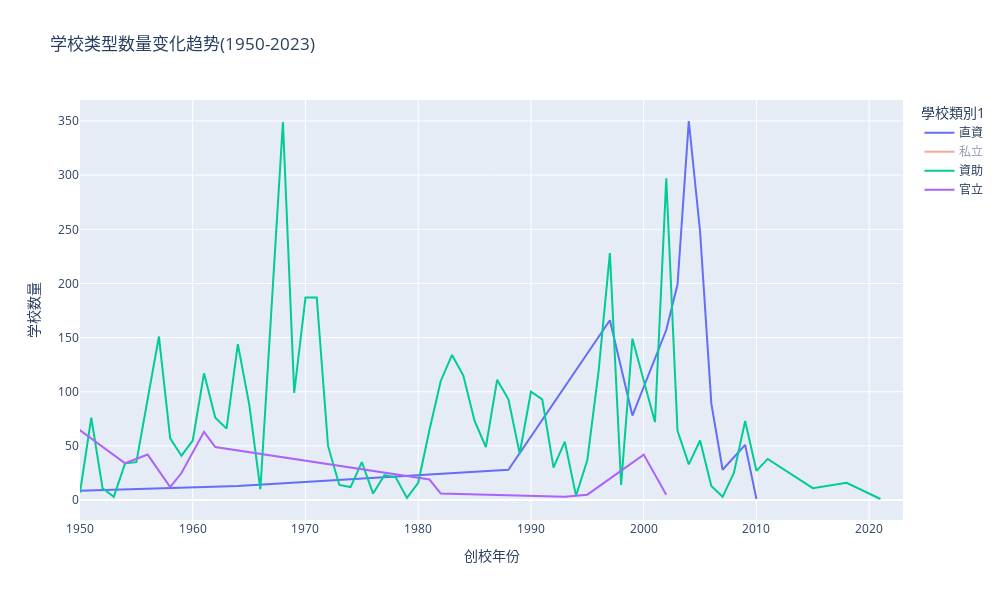

The notebook cell this image was saved under:
### Code cell
import pandas as pd
import plotly.express as px
import numpy as np

# 绘制图表
fig = px.line(data.groupby(['創校年份', '學校類別1']).size().reset_index(name='count'),
              x='創校年份',
              y='count',
              color='學校類別1',
              title='学校类型数量变化趋势(1950-2023)')

# 修改x轴范围到2023年
fig.update_layout(
    xaxis_range=['1950', '2023'],  # 设置x轴范围
    xaxis_title="创校年份",
    yaxis_title="学校数量",
)

# 如果需要调整图表大小
fig.update_layout(
    width=1000,  # 设置图表宽度
    height=600   # 设置图表高度
)

fig.show()

### Figure 1 — Plotly figure (JSON) as saved in the notebook; plotly's stock layout.template omitted (floating-point values rounded to 4 significant figures)
{"data": [{"hovertemplate": "學校類別1=直資<br>創校年份=%{x}<br>count=%{y}<extra></extra>", "legendgroup": "直資", "line": {"color": "#636efa", "dash": "solid"}, "marker": {"symbol": "circle"}, "mode": "lines", "name": "直資", "orientation": "v", "showlegend": true, "type": "scatter", "x": [1851, 1915, 1945, 1964, 1988, 1997, 1999, 2002, 2003, 2004, 2005, 2006, 2007, 2009, 2010], "xaxis": "x", "y": [142, 106, 7, 13, 28, 166, 78, 157, 199, 350, 248, 89, 28, 51, 1], "yaxis": "y"}, {"hovertemplate": "學校類別1=私立<br>創校年份=%{x}<br>count=%{y}<extra></extra>", "legendgroup": "私立", "line": {"color": "#EF553B", "dash": "solid"}, "marker": {"symbol": "circle"}, "mode": "lines", "name": "私立", "orientation": "v", "showlegend": true, "type": "scatter", "visible": "legendonly", "x": [1860, 1864, 1872, 1888, 1889, 1897, 1926, 1927, 1936, 1938, 1946, 1952, 1954, 1955, 1957, 1958, 1959, 1960, 1962, 2003, 2016], "xaxis": "x", "y": [162, 15, 34, 2, 145, 39, 86, 17, 149, 86, 14, 12, 61, 292, 1, 77, 1, 3, 4, 1, 8], "yaxis": "y"}, {"hovertemplate": "學校類別1=資助<br>創校年份=%{x}<br>count=%{y}<extra></extra>", "legendgroup": "資助", "line": {"color": "#00cc96", "dash": "solid"}, "marker": {"symbol": "circle"}, "mode": "lines", "name": "資助", "orientation": "v", "showlegend": true, "type": "scatter", "x": [1860, 1869, 1876, 1884, 1887, 1897, 1900, 1906, 1911, 1919, 1920, 1923, 1924, 1925, 1927, 1930, 1932, 1934, 1935, 1936, 1939, 1945, 1946, 1948, 1950, 1951, 1952, 1953, 1954, 1955, 1957, 1958, 1959, 1960, 1961, 1962, 1963, 1964, 1965, 1966, 1968, 1969, 1970, 1971, 1972, 1973, 1974, 1975, 1976, 1977, 1978, 1979, 1980, 1981, 1982, 1983, 1984, 1985, 1986, 1987, 1988, 1989, 1990, 1991, 1992, 1993, 1994, 1995, 1996, 1997, 1998, 1999, 2000, 2001, 2002, 2003, 2004, 2005, 2006, 2007, 2008, 2009, 2010, 2011, 2015, 2018, 2021], "xaxis": "x", "y": [14, 13, 1, 45, 14, 1, 32, 11, 51, 64, 4, 14, 11, 34, 37, 20, 10, 17, 4, 23, 1, 15, 28, 26, 7, 76, 11, 3, 34, 35, 151, 57, 41, 55, 117, 76, 66, 144, 89, 10, 349, 99, 187, 187, 50, 14, 12, 35, 6, 23, 21, 2, 16, 65, 110, 134, 115, 73, 49, 111, 93, 43, 100, 93, 30, 54, 4, 37, 119, 228, 14, 149, 110, 72, 297, 64, 33, 55, 13, 3, 25, 73, 27, 38, 11, 16, 1], "yaxis": "y"}, {"hovertemplate": "學校類別1=官立<br>創校年份=%{x}<br>count=%{y}<extra></extra>", "legendgroup": "官立", "line": {"color": "#ab63fa", "dash": "solid"}, "marker": {"symbol": "circle"}, "mode": "lines", "name": "官立", "orientation": "v", "showlegend": true, "type": "scatter", "x": [1891, 1904, 1946, 1949, 1954, 1956, 1958, 1959, 1961, 1962, 1981, 1982, 1993, 1995, 2000, 2002], "xaxis": "x", "y": [1, 25, 2, 72, 34, 42, 12, 25, 63, 49, 19, 6, 3, 5, 42, 5], "yaxis": "y"}], "layout": {"height": 600, "legend": {"title": {"text": "學校類別1"}, "tracegroupgap": 0}, "title": {"text": "学校类型数量变化趋势(1950-2023)"}, "width": 1000, "xaxis": {"anchor": "y", "domain": [0, 1], "range": ["1950", "2023"], "title": {"text": "创校年份"}, "type": "linear"}, "yaxis": {"anchor": "x", "autorange": true, "domain": [0, 1], "range": [-18.39, 369.4], "title": {"text": "学校数量"}, "type": "linear"}}}
